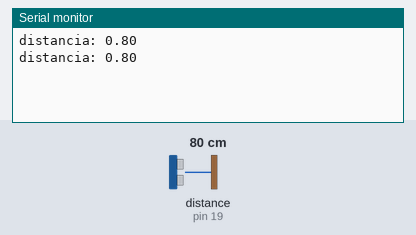
Bench run of a sketch on a simulated Arduino Uno, built with avr-gcc and run on an emulated ATmega328P. Shown: the last lines printed to the serial monitor. Wiring (inferred from the names in the program): ultrasonic range finder: trigger pin 18; echo pin 19. Inputs (shaded band) come from the test bench; at power-on: distance to the obstacle (sensor on pin 19) 80 cm. The echo pulse lasts 58.3 µs per cm.

Above: at 2.3 s.
2.4 s: distance to the obstacle (sensor on pin 19) set to 2 cm
At 3.4 s:
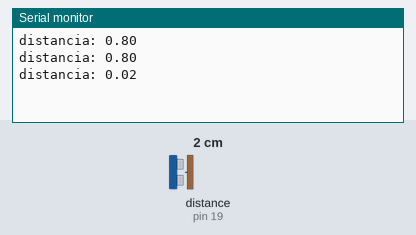
4.5 s: distance to the obstacle (sensor on pin 19) set to 4 cm
At 5.7 s:
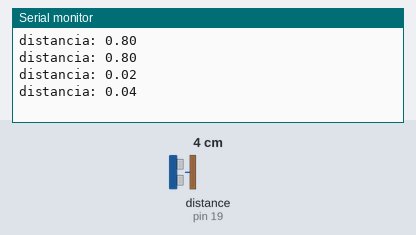
Timing chart, 0 to 7.5 s (numbered marks = the images above; inputs shaded):
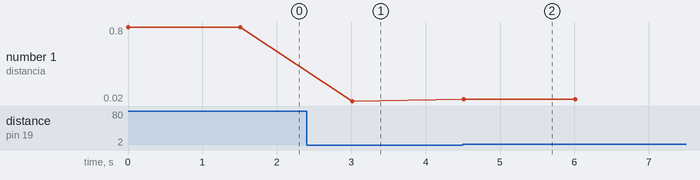

The sketch:

SensorUltrasonico.ino
```cpp
// C++ code
//
int TRIG = 18; //salida
int ECHO = 19; //entrada
long t = 0;
float distancia = 0;

void setup()
{
  pinMode(TRIG, OUTPUT);
  pinMode (ECHO, INPUT);
  Serial.begin(9600);

}

void loop()
{
 //asegurar que trig está apagado
  digitalWrite(TRIG, LOW);
  delayMicroseconds(2);
 //hacer funcionar trig
  digitalWrite(TRIG, HIGH);
  delayMicroseconds(10);
  digitalWrite(TRIG, LOW);
  //guardar valor de echo
  t = pulseIn(ECHO, HIGH); //microsegundos
  distancia=(0.000344*t)/2; //d= v*t -->
  Serial.print("distancia: ");
  Serial.println(distancia);
  delay(1500);
}
```

Measured:
- after the input at 2.4 s, the serial monitor: prints a new line after 0.61 s (image 1)
- after the input at 4.5 s, the serial monitor: prints a new line at once (image 2)
- plotted number 1: 0.8 → 0.02 after the input at 2.4 s, 0.02 → 0.04 after the input at 4.5 s
